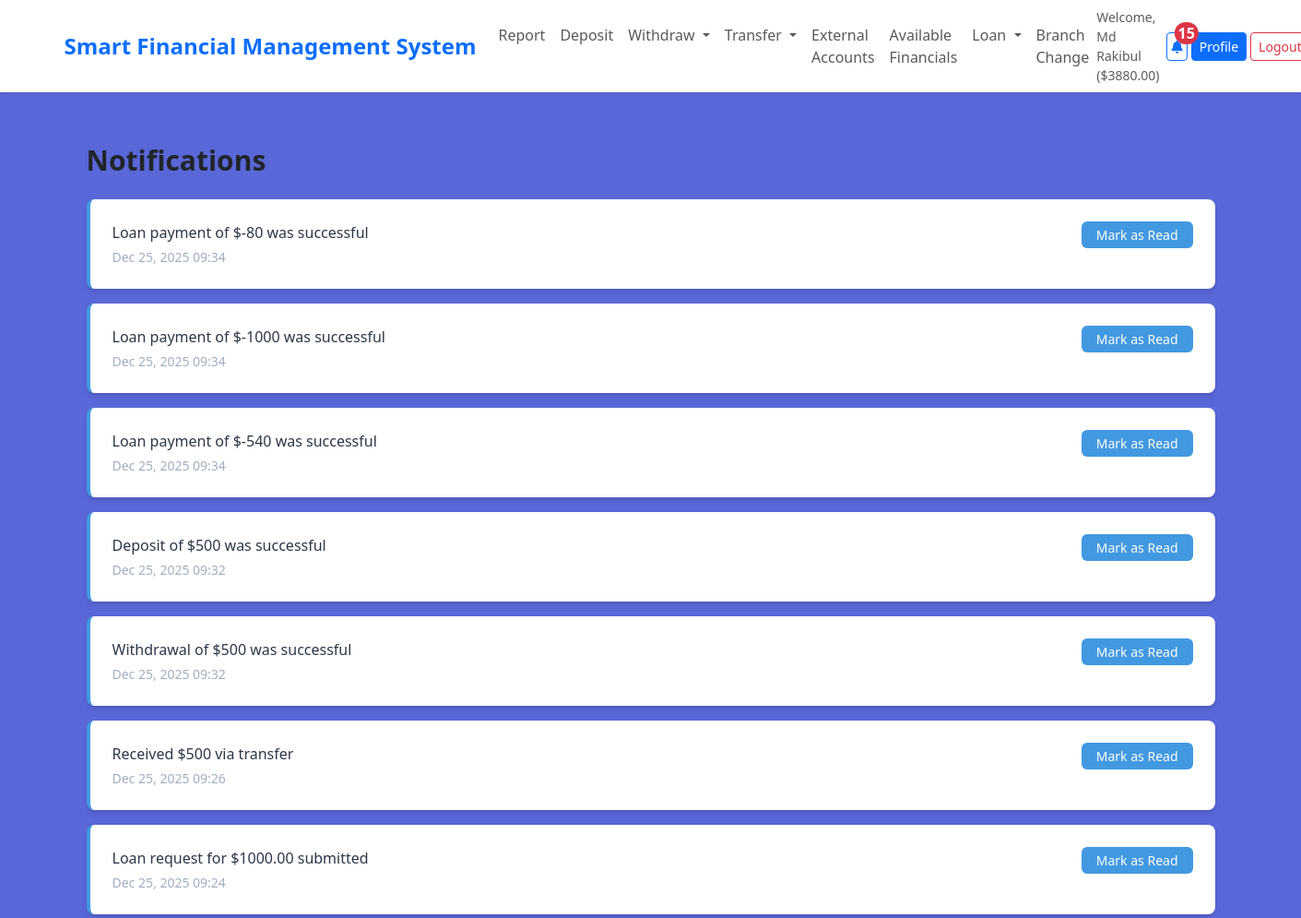
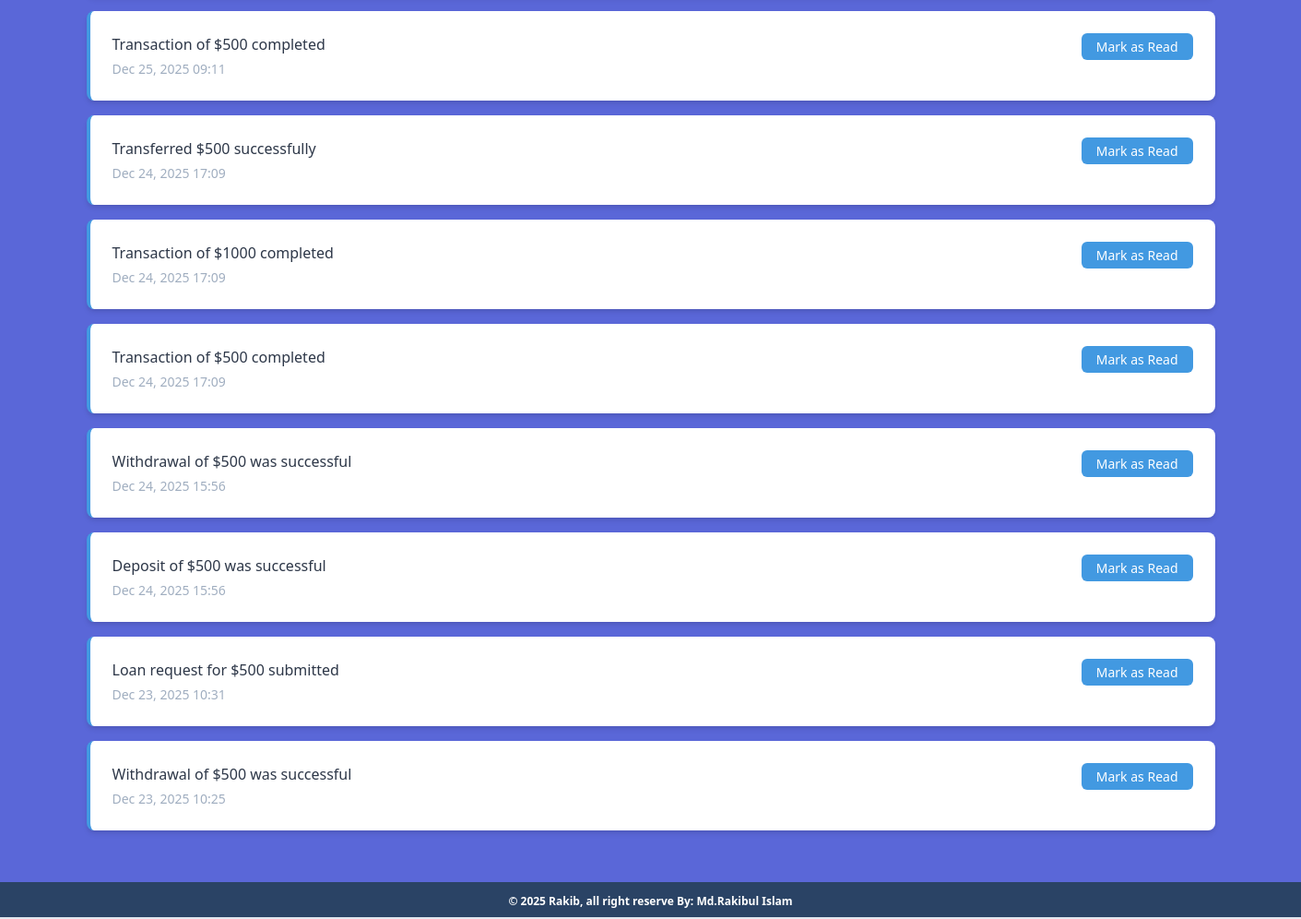
Before: /notifications/ (signed in) with the older database file (2 pictures, top to bottom).
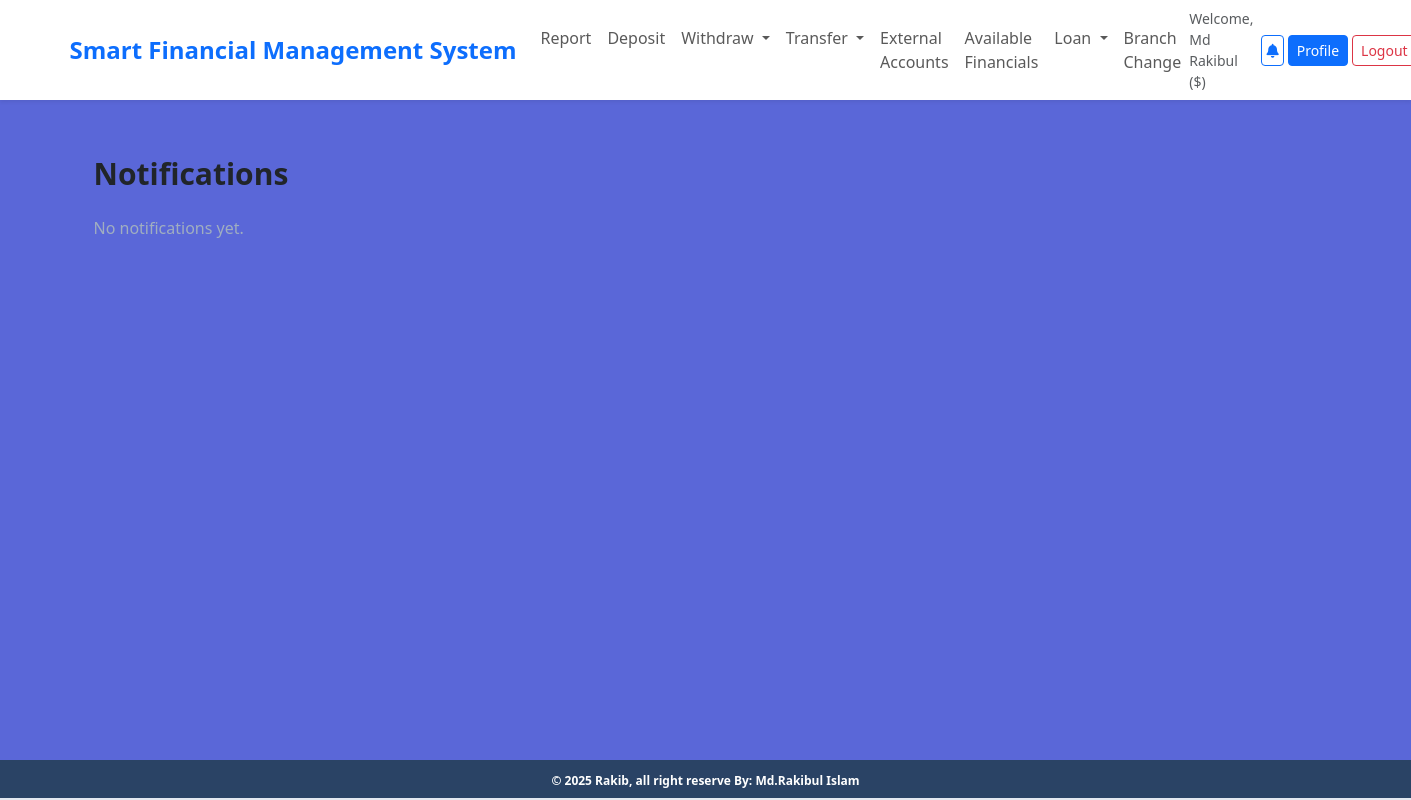
After: the same page with the newer database file.
### accounts/models.py (models this page shows, shortened)
class UserBankAccount(models.Model):
    ROLE_CHOICES = [
        ('Admin', 'Admin'),
        ('Staff', 'Staff'),
        ('Customer', 'Customer'),
    ]
    user = models.OneToOneField(User, related_name='account', on_delete=models.CASCADE)
    bank = models.ForeignKey(Bank, on_delete=models.CASCADE, related_name='accounts')
    branch = models.ForeignKey(Branch, on_delete=models.CASCADE, related_name='accounts', null=True, blank=True)
    account_type = models.CharField(max_length=10, choices=ACCOUNT_TYPE)
    role = models.CharField(max_length=10, choices=ROLE_CHOICES, default='Customer')
    account_no = models.IntegerField(unique=True) # account no duijon user er kokhono same hobe na
    birth_date = models.DateField(null=True, blank=True)
    gender = models.CharField(max_length=10, choices=GENDER_TYPE)
    initial_deposite_date = models.DateField(auto_now_add=True)
    balance = models.DecimalField(default=0, max_digits=12, decimal_places=2) # ekjon user 12 digit obdi taka rakhte parbe, dui doshomik ghor obdi rakhte parben 1000.50
    is_active = models.BooleanField(default=True)
    @property
    def total_balance(self):
        from decimal import Decimal
        external_balance = self.user.external_accounts.aggregate(
            total=models.Sum('current_balance')
        )['total'] or Decimal('0')
        return self.balance + external_balance

### notifications/models.py (models this page shows, shortened)
class Notification(models.Model):
    user = models.ForeignKey(settings.AUTH_USER_MODEL, on_delete=models.CASCADE, related_name='notifications')
    message = models.CharField(max_length=255)
    is_read = models.BooleanField(default=False)
    created_at = models.DateTimeField(auto_now_add=True)
    transaction = models.ForeignKey('transactions.Transaction', on_delete=models.CASCADE, null=True, blank=True)
    class Meta:
        ordering = ['-created_at']

### notifications/views.py (the view)
# urls.py: path('', views.notification_list, name='notification_list'),
@login_required
def notification_list(request):
    notifications = Notification.objects.filter(user=request.user).order_by('-created_at')
    return render(request, 'notifications/notification_list.html', {'notifications': notifications})

### notifications/context_processors.py (called while the page is built)
def unread_notifications_count(request):
    if request.user.is_authenticated:
        count = Notification.objects.filter(user=request.user, is_read=False).count()
    else:
        count = 0
    return {'unread_notifications_count': count}

### notifications/templates/notifications/notification_list.html (shortened to what this page needs)
{% extends 'base.html' %}
{% block content %}
<div class="container mx-auto px-4 py-8">
    <h1 class="text-3xl font-bold mb-6">Notifications</h1>
    {% if notifications %}
        <div class="space-y-4">
            {% for notification in notifications %}
                <div class="bg-white p-4 rounded-lg shadow-md {% if not notification.is_read %}border-l-4 border-blue-500{% endif %}">
                    <div class="flex justify-between items-start">
                        <div class="flex-1">
                            <p class="text-gray-800">{{ notification.message }}</p>
                            <p class="text-sm text-gray-500 mt-1">{{ notification.created_at|date:"M d, Y H:i" }}</p>
                        </div>
                        {% if not notification.is_read %}
                            <a href="{% url 'notifications:mark_as_read' notification.id %}" class="bg-blue-500 text-white px-3 py-1 rounded text-sm hover:bg-blue-600">Mark as Read</a>
                        {% endif %}
                    </div>
                </div>
            {% endfor %}
        </div>
    {% else %}
        <p class="text-gray-500">No notifications yet.</p>
    {% endif %}
</div>
{% endblock %}

### core/templates/navbar.html (shortened to what this page needs)
<nav class="navbar navbar-expand-lg navbar-light bg-white shadow-sm">
    <div class="container-fluid px-4">
        <a class="navbar-brand fw-bold text-primary fs-4" href="/">Smart Financial Management System</a>
        <div class="collapse navbar-collapse" id="navbarNav">
            {% if request.user.is_authenticated %}
                <ul class="navbar-nav me-auto">
                    <li class="nav-item">
                        <a class="nav-link" href="{% url 'transactions:transaction_report' %}">Report</a>
                    </li>
                    <li class="nav-item">
                        <a class="nav-link" href="{% url 'transactions:deposit_money' %}">Deposit</a>
                    </li>
                    <li class="nav-item dropdown">
                        <a class="nav-link dropdown-toggle" href="#" id="withdrawDropdown" role="button" data-bs-toggle="dropdown" aria-expanded="false">
                            Withdraw
                        </a>
                    </li>
                    <li class="nav-item dropdown">
                        <a class="nav-link dropdown-toggle" href="#" id="transferDropdown" role="button" data-bs-toggle="dropdown" aria-expanded="false">
                            Transfer
                        </a>
                    </li>
                    <li class="nav-item">
                        <a class="nav-link" href="{% url 'external_accounts' %}">External Accounts</a>
                    </li>
                    <li class="nav-item">
                        <a class="nav-link" href="{% url 'banks:bank_list' %}">Available Financials</a>
                    </li>
                    <li class="nav-item dropdown">
                        <a class="nav-link dropdown-toggle" href="#" id="loanDropdown" role="button" data-bs-toggle="dropdown" aria-expanded="false">
                            Loan
                        </a>
                    </li>
                    <li class="nav-item">
                        <a class="nav-link" href="{% url 'branch_change_requests' %}">Branch Change</a>
                    </li>
                </ul>
                <div class="d-flex align-items-center flex-nowrap">
                    <span class="me-2 text-muted d-none d-lg-inline small">Welcome, {{ request.user.first_name }} (${{ request.user.account.total_balance|floatformat:2 }})</span>
                    <a href="{% url 'notifications:notification_list' %}" class="btn btn-outline-primary me-1 btn-sm position-relative p-1" title="Notifications">
                        <i class="fas fa-bell"></i>
                        {% if unread_notifications_count > 0 %}
                            <span class="position-absolute top-0 start-100 translate-middle badge rounded-pill bg-danger fs-6 p-1">{{ unread_notifications_count }}</span>
                        {% endif %}
                    </a>
                    <a href="{% url 'profile' %}" class="btn btn-primary me-1 btn-sm d-none d-sm-inline px-2" title="Profile">Profile</a>
                    <a href="{% url 'logout' %}" class="btn btn-outline-danger btn-sm px-2" title="Logout">Logout</a>
                </div>
            {% else %}
                <div class="d-flex ms-auto">
                    <a href="{% url 'login' %}" class="btn btn-outline-primary me-2">Login</a>
                    <a href="{% url 'register' %}" class="btn btn-primary">Register</a>
                </div>
            {% endif %}
        </div>
    </div>
</nav>

Changed rows visible on the page:
removed Notification: message "Loan payment of $-80 was successful", created_at "Dec 25, 2025 09:34", is_read "Mark as Read"
removed Notification: message "Loan payment of $-1000 was successful", created_at "Dec 25, 2025 09:34", is_read "Mark as Read"
removed Notification: message "Loan payment of $-540 was successful", created_at "Dec 25, 2025 09:34", is_read "Mark as Read"
removed Notification: message "Deposit of $500 was successful", created_at "Dec 25, 2025 09:32", is_read "Mark as Read"
removed Notification: message "Withdrawal of $500 was successful", created_at "Dec 25, 2025 09:32", is_read "Mark as Read"
removed Notification: message "Received $500 via transfer", created_at "Dec 25, 2025 09:26", is_read "Mark as Read"
removed Notification: message "Loan request for $1000.00 submitted", created_at "Dec 25, 2025 09:24", is_read "Mark as Read"
removed Notification: message "Transaction of $500 completed", created_at "Dec 25, 2025 09:11", is_read "Mark as Read"
removed Notification: message "Transferred $500 successfully", created_at "Dec 24, 2025 17:09", is_read "Mark as Read"
removed Notification: message "Transaction of $1000 completed", created_at "Dec 24, 2025 17:09", is_read "Mark as Read"
removed Notification: message "Transaction of $500 completed", created_at "Dec 24, 2025 17:09", is_read "Mark as Read"
removed Notification: message "Withdrawal of $500 was successful", created_at "Dec 24, 2025 15:56", is_read "Mark as Read"
removed Notification: message "Deposit of $500 was successful", created_at "Dec 24, 2025 15:56", is_read "Mark as Read"
removed Notification: message "Loan request for $500 submitted", created_at "Dec 23, 2025 10:31", is_read "Mark as Read"
removed Notification: message "Withdrawal of $500 was successful", created_at "Dec 23, 2025 10:25", is_read "Mark as Read"
Other visible differences:
{{ request.user.account.total_balance|floatformat:2 }}: "3880.00" → (not shown)
{{ unread_notifications_count }}: "15" → (not shown)
text now shown: "No notifications yet."
